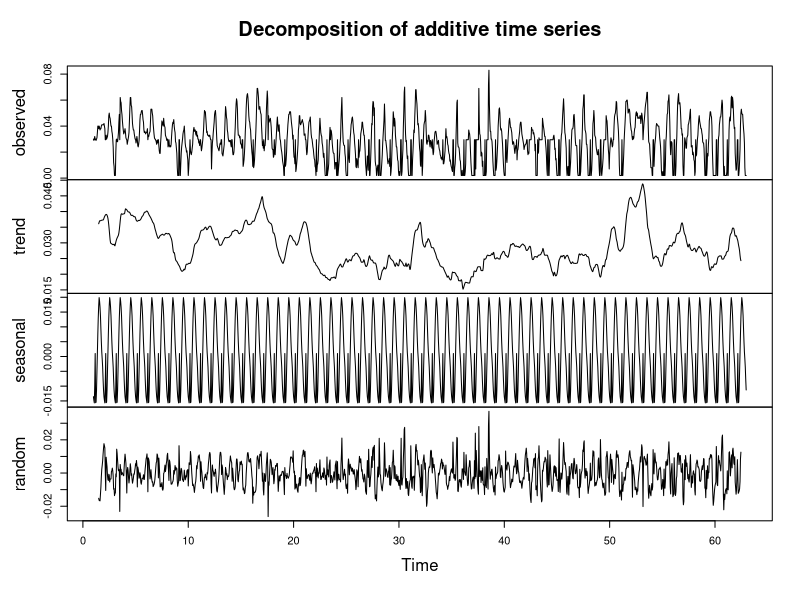

The R script that drew this image:
##############################################
### Decomposing the ozone series from Example 10.1
### Data source: EPA airdata site (http://www.epa.gov/airdata/)

library(stats)
LA_O3_hourly_Site840060370113<-read.csv("O3_2013_Hourly_LA_Site840060370113.csv",header=TRUE)

########Deasonalizing ozone daa
library("TTR")
imputeNA<-mean(LA_O3_hourly_Site840060370113$value,na.rm=TRUE) ##
LA_O3_hourly_Site840060370113$value[is.na(LA_O3_hourly_Site840060370113$value)]<-imputeNA
LA_O3_hourly_Site840060370113.ts<-
  ts(LA_O3_hourly_Site840060370113$value[2185:3672],frequency=24, start=c(1,1))
LA_O3_hourly_Site840060370113components <-
  decompose(LA_O3_hourly_Site840060370113.ts)
plot(LA_O3_hourly_Site840060370113components)


     

